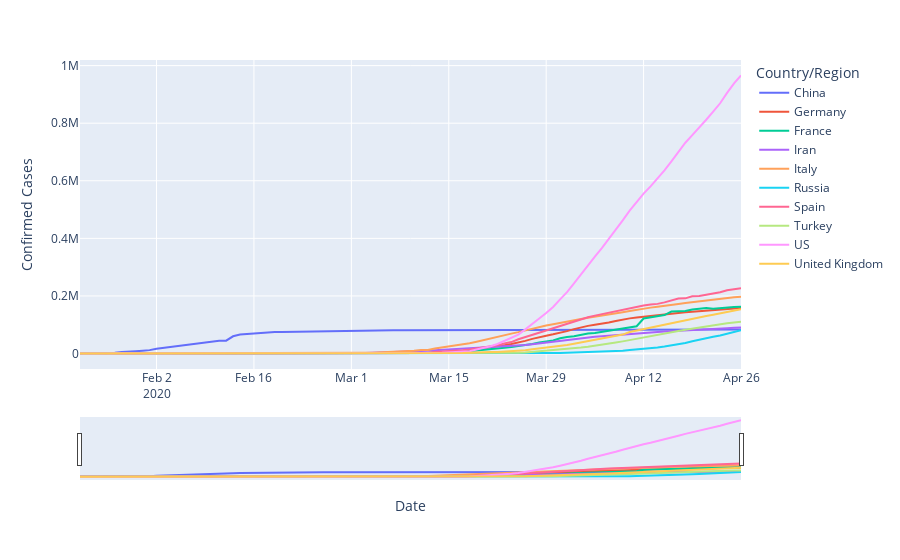

Write notebook code for a chart like this one.
### Code cell
# top 10 countries
top_affected_countries=df.sort_values(confirmed_df['Date'].max().strftime('%-m/%-d/%y'),ascending=False)[country_col].iloc[:10].values

# df=df[df.columns.difference(['Lat','Long'])].groupby([country_col]).sum().reset_index()
# confirmed_df=pd.melt(df[df[country_col].isin(top_affected_countries)],id_vars=["Country/Region"], var_name="Date", value_name="Confirmed Cases")
# confirmed_df['Date']=pd.to_datetime(confirmed_df['Date'])
confirmed_df=confirmed_df[confirmed_df[country_col].isin(top_affected_countries)].sort_values('Date')
# confirmed_df['Country+Province']=confirmed_df["Country/Region"] + (confirmed_df["Province/State"].map(lambda x: '' if pd.isna(x) else ' ['+x+']'))

fig=px.line(confirmed_df, color=country_col, x='Date',y='Confirmed Cases')

fig.update_xaxes(rangeslider_visible=True)
fig.show()
